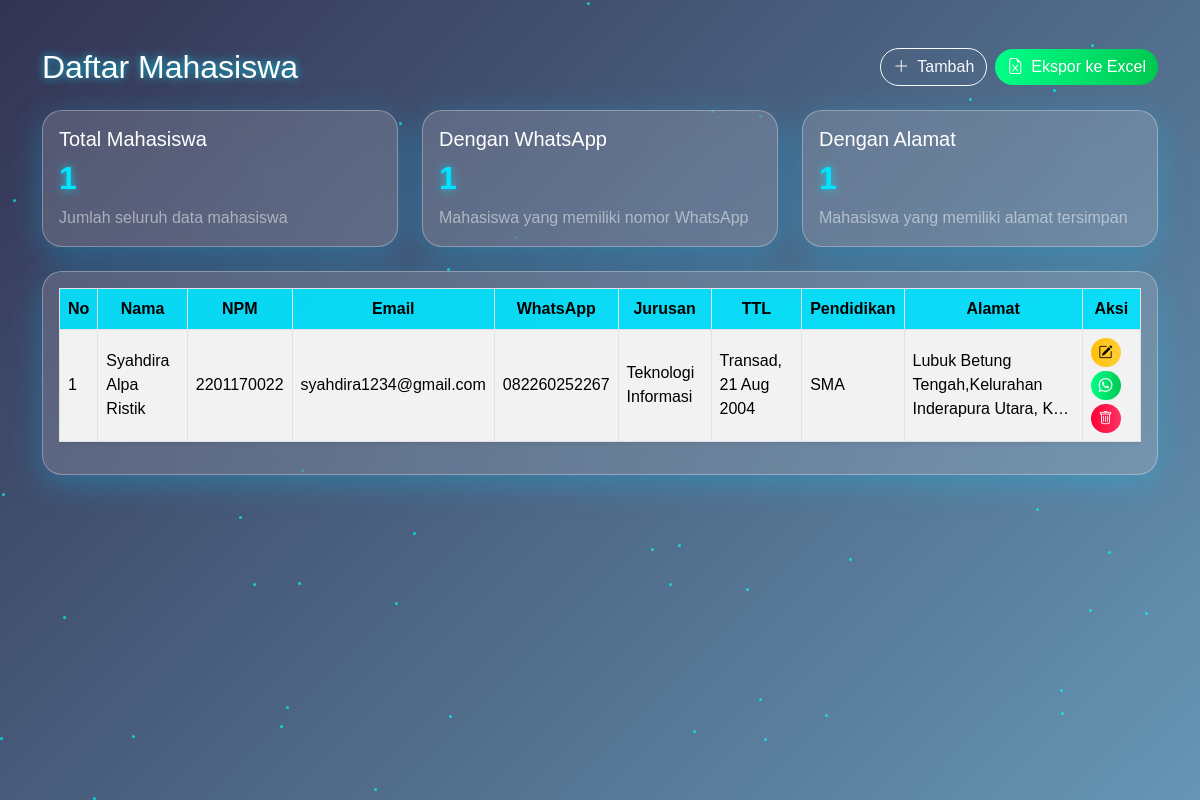
Screenshot of /mahasiswa/daftar/ with the database file from the repository.
### mahasiswa/models.py (models this page shows, shortened)
class Mahasiswa(models.Model):
    nama = models.CharField(max_length=100)
    npm = models.CharField(max_length=20)
    email = models.EmailField()
    whatsapp = models.CharField(max_length=20, blank=True)
    alamat = models.TextField(blank=True)
    pendidikan_terakhir = models.CharField(max_length=20, blank=True, choices=PENDIDIKAN_CHOICES)
    jurusan = models.CharField(max_length=100, blank=True, choices=JURUSAN_CHOICES)
    tempat_lahir = models.CharField(max_length=100, blank=True)
    tanggal_lahir = models.DateField(null=True, blank=True)

### mahasiswa/views.py (the view)
# urls.py: path('daftar/', views.daftar_mahasiswa, name='daftar_mahasiswa'),
def daftar_mahasiswa(request):
    semua_mahasiswa = Mahasiswa.objects.all().order_by('id')
    total = semua_mahasiswa.count()
    whatsapp_count = Mahasiswa.objects.exclude(whatsapp='').count()
    alamat_count = Mahasiswa.objects.exclude(alamat='').count()
    return render(request, 'mahasiswa/list.html', {
        'semua_mahasiswa': semua_mahasiswa,
        'total_mahasiswa': total,
        'whatsapp_count': whatsapp_count,
        'alamat_count': alamat_count,
    })

### mahasiswa/templates/mahasiswa/list.html (shortened to what this page needs)
<!DOCTYPE html>
<html lang="id">
<!DOCTYPE html>
<html lang="id">
<head>
  <link href="https://cdn.jsdelivr.net/npm/bootstrap@5.3.3/dist/css/bootstrap.min.css" rel="stylesheet">
  <link href="https://cdn.jsdelivr.net/npm/bootstrap-icons@1.11.3/font/bootstrap-icons.css" rel="stylesheet">
</head>
<body>
  <div class="particles" id="particles"></div>
  <div class="container py-5">
    <div class="d-flex justify-content-between align-items-center mb-4">
      <h2 class="mb-0 text-white">Daftar Mahasiswa</h2>
      <div class="d-flex gap-2 flex-wrap align-items-center">
        <a href="{% url 'input_mahasiswa' %}" class="btn btn-outline-light d-flex align-items-center">
          <i class="bi bi-plus-lg me-2"></i>
          Tambah
        </a>
        <a href="{% url 'export_excel' %}" class="btn btn-success d-flex align-items-center">
          <i class="bi bi-file-earmark-excel me-2"></i>
          Ekspor ke Excel
        </a>
      </div>
    </div>
    <div class="row mb-4">
      <div class="col-md-4">
        <div class="glass-card">
          <h5>Total Mahasiswa</h5>
          <h2 class="fw-bold">{{ total_mahasiswa }}</h2>
          <p class="mb-0 text-white-50">Jumlah seluruh data mahasiswa</p>
        </div>
      </div>
      <div class="col-md-4">
        <div class="glass-card">
          <h5>Dengan WhatsApp</h5>
          <h2 class="fw-bold">{{ whatsapp_count }}</h2>
          <p class="mb-0 text-white-50">Mahasiswa yang memiliki nomor WhatsApp</p>
        </div>
      </div>
      <div class="col-md-4">
        <div class="glass-card">
          <h5>Dengan Alamat</h5>
          <h2 class="fw-bold">{{ alamat_count }}</h2>
          <p class="mb-0 text-white-50">Mahasiswa yang memiliki alamat tersimpan</p>
        </div>
      </div>
    </div>
    <div class="glass-card">
      <div class="table-responsive">
        <table class="table table-striped table-bordered align-middle shadow-sm">
          <thead>
            <tr>
              <th>No</th>
              <th>Nama</th>
              <th>NPM</th>
              <th>Email</th>
              <th>WhatsApp</th>
              <th>Jurusan</th>
              <th>TTL</th>
              <th>Pendidikan</th>
              <th>Alamat</th>
              <th>Aksi</th>
            </tr>
          </thead>
          <tbody>
            {% for mhs in semua_mahasiswa %}
              <tr>
                <td>{{ forloop.counter }}</td>
                <td>{{ mhs.nama }}</td>
                <td>{{ mhs.npm }}</td>
                <td>{{ mhs.email }}</td>
                <td>{% if mhs.whatsapp %}<span class="text-whatsapp">{{ mhs.whatsapp }}</span>{% else %}-{% endif %}</td>
                <td>{% if mhs.jurusan %}{{ mhs.jurusan }}{% else %}-{% endif %}</td>
                <td>{% if mhs.tempat_lahir or mhs.tanggal_lahir %}
                      {{ mhs.tempat_lahir }}{% if mhs.tanggal_lahir %}, {{ mhs.tanggal_lahir|date:"d M Y" }}{% endif %}
                    {% else %}-{% endif %}</td>
                <td>{% if mhs.pendidikan_terakhir %}{{ mhs.pendidikan_terakhir }}{% else %}-{% endif %}</td>
                <td>{% if mhs.alamat %}{{ mhs.alamat|truncatechars:50 }}{% else %}-{% endif %}</td>
                <td>
                  <div class="d-flex gap-1 flex-wrap">
                    <a href="{% url 'edit_mahasiswa' mhs.id %}" class="btn btn-edit btn-sm" title="Edit"><i class="bi bi-pencil-square"></i></a>
                    {% if mhs.whatsapp %}
                      <a href="javascript:void(0)" class="btn btn-success btn-sm" title="Chat" onclick="openWa('{{ mhs.whatsapp|escapejs }}', '{{ mhs.nama|escapejs }}', '{{ mhs.npm|escapejs }}')"><i class="bi bi-whatsapp"></i></a>
                    {% else %}
                      <button class="btn btn-success btn-sm" disabled title="No WhatsApp" style="opacity:0.6; pointer-events: none;"><i class="bi bi-whatsapp"></i></button>
                    {% endif %}
                    <a href="{% url 'hapus_mahasiswa' mhs.id %}" class="btn btn-hapus btn-sm" title="Hapus" onclick="return confirm('Yakin ingin menghapus data {{ mhs.nama }}?');"><i class="bi bi-trash"></i></a>
                  </div>
                </td>
              </tr>
            {% empty %}
              <tr><td colspan="8" class="text-center text-muted">Belum ada data mahasiswa.</td></tr>
            {% endfor %}
          </tbody>
        </table>
      </div>
    </div>
  </div>
</body>
</html>

### mahasiswa/templates/mahasiswa/list.html (style rules this page uses)
body { background: url('https://images.unsplash.com/photo-1531297484001-80022131f5a1?auto=format&fit=crop&w=1920&q=80') no-repeat center center fixed; background-size: cover; font-family: "Poppins", sans-serif; color: white; overflow-x: hidden; }
body::before { content: ""; position: fixed; inset: 0; background: linear-gradient(135deg, rgba(0, 0, 40, 0.8), rgba(0, 80, 130, 0.6)); z-index: -1; animation: hueShift 20s linear infinite; }
.particles { position: fixed; top: 0; left: 0; width: 100%; height: 100%; overflow: hidden; pointer-events: none; z-index: -1; }
h1, h2 { color: #00e5ff; text-shadow: 0 0 8px rgba(0, 229, 255, 0.8); }
.glass-card { background: rgba(255, 255, 255, 0.15); backdrop-filter: blur(12px); border-radius: 20px; border: 1px solid rgba(255, 255, 255, 0.3); box-shadow: 0 8px 32px rgba(0, 200, 255, 0.3); animation: fadeIn 1s ease; color: white; transition: all 0.3s ease; padding: 1rem; }
.table thead th { background-color: rgba(0, 229, 255, 0.9); color: black; text-align: center; }
.btn { border-radius: 30px; font-weight: 500; transition: all 0.3s ease; }
.btn-edit { background: linear-gradient(90deg, #ffc107, #ffcd39); border: none; color: #000; }
.btn-hapus { background: linear-gradient(90deg, #ff0033, #ff3366); border: none; color: #fff; }
.btn-success { background: linear-gradient(90deg, #00ff88, #00c851); border: none; }
.text-whatsapp { color: #000 !important; text-decoration: none; font-weight: 500; }

### rows the page displays
Mahasiswa: nama "Syahdira Alpa Ristik", npm "2201170022", email "syahdira1234@gmail.com", whatsapp "082260252267", jurusan "Teknologi Informasi", tempat_lahir "Transad", tanggal_lahir "21 Aug 2004", pendidikan_terakhir "SMA", alamat "Lubuk Betung Tengah,Kelurahan Inderapura Utara, K…"

### other values shown
{{ total_mahasiswa }} "1"
{{ whatsapp_count }} "1"
{{ alamat_count }} "1"
